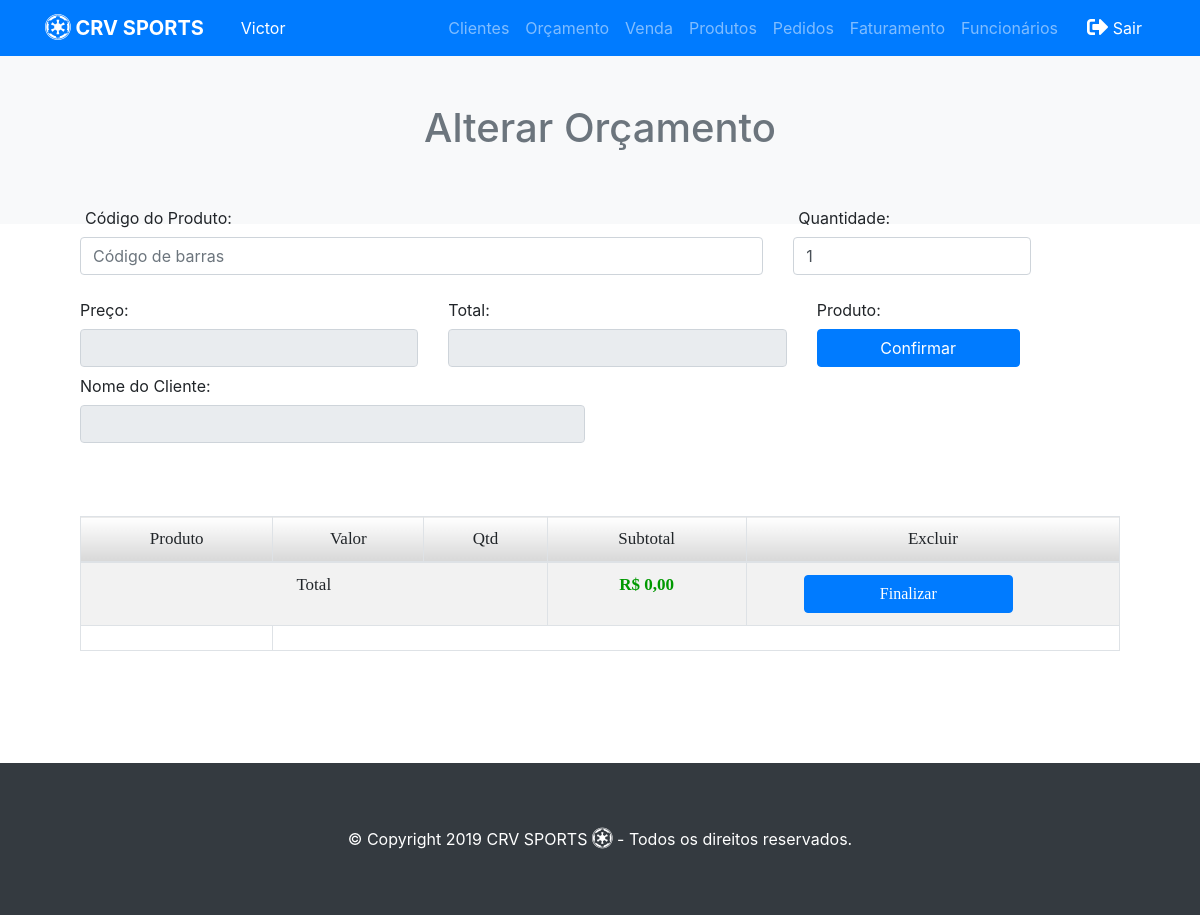
Page /crv/editaorcamentos.php?id=30 (signed in) on the earlier database version.
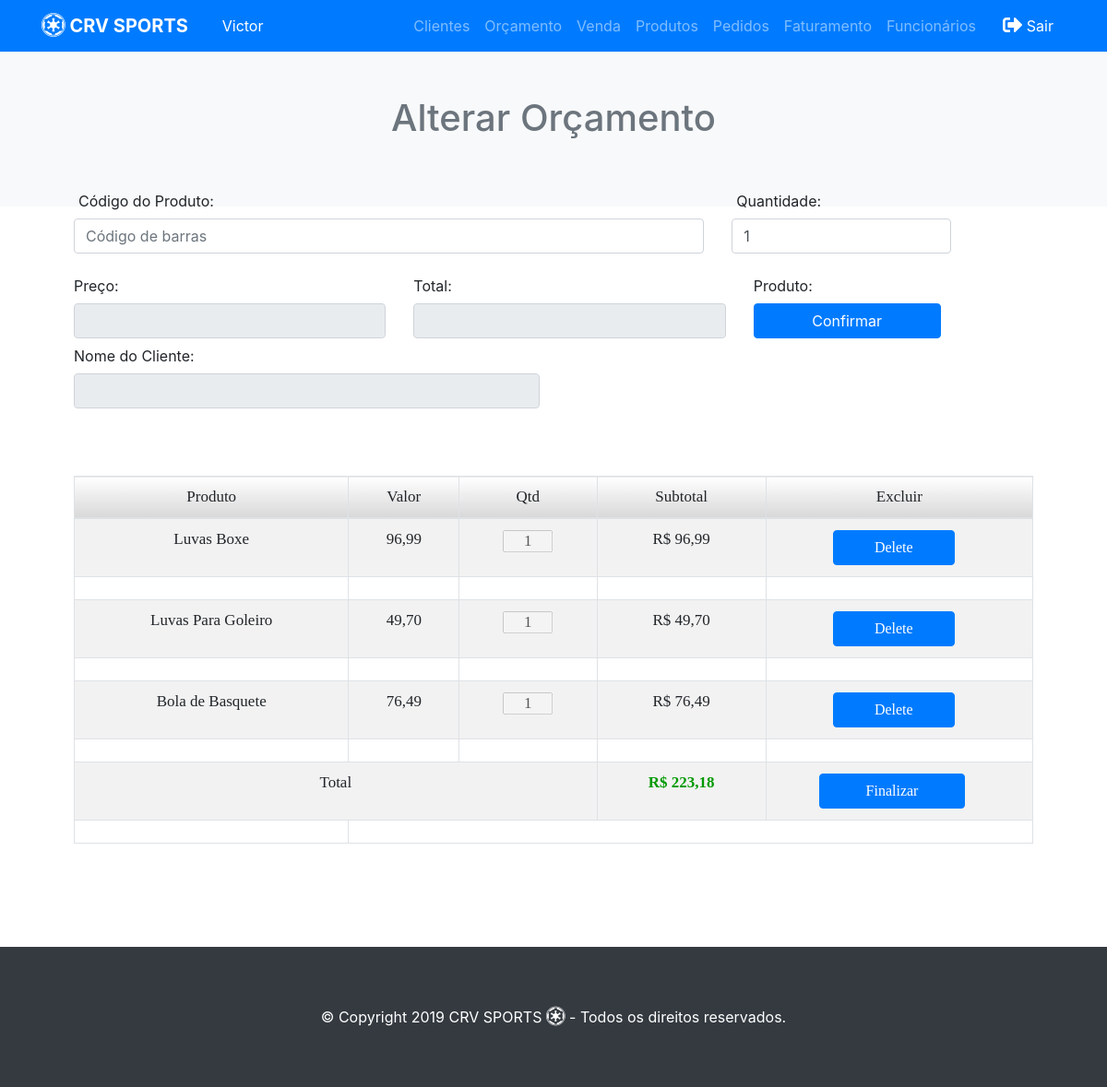
Same page on the later database version.
### tables this page shows
CREATE TABLE `pedido_produto` (
  `id_pedido` int(11) NOT NULL,
  `id_produto` int(11) NOT NULL,
  `quantidade` int(11) NOT NULL,
  `descricao` varchar(200) DEFAULT NULL,
  `preco` double DEFAULT NULL,
  `valor_total` double NOT NULL
);

CREATE TABLE `produto` (
  `id_produto` int(11) NOT NULL,
  `nome` varchar(50) NOT NULL,
  `preco` double NOT NULL,
  `descricao` varchar(120) DEFAULT NULL,
  `codigo_barras` varchar(50) NOT NULL,
  `quantidade` int(11) NOT NULL,
  `foto` varchar(200) NOT NULL
);

### crv/editaorcamentos.php (the view, shortened to what the changed rows need)
<?php
    require_once("../funcoes/conexao.php"); require_once("../funcoes/sessao.php");
?>
<!DOCTYPE html>
<html>
<head>
  <?php include '../funcoes/menu.php'; ?>
  <link rel="stylesheet" href="lib\fontawesome-free-5.8.1-web\css\all.css">
    <link href="css/style1.css" type="text/css" rel="stylesheet" />
</head>
<body>
<div class="py-5 text-center bg-light">
    <div class="container">
        <div class="row">
            <div class="col-md-12">
                <h1 class="pb-3 text-secondary">Alterar Orçamento</h1>
            </div>
        </div>
    </div>
</div>
    <div style="margin-top: -25px;" class="container">
        <form id="vendas" action="" method="post" enctype="multipart/form-data">
            <br/><br/><br/>
            <table class="table table-hover table-striped table-bordered" >
                <thead>
                    <tr>
                        <td>Produto</td>
                        <td>Valor</td>
                        <td>Qtd</td>
                        <td>Subtotal</td>
                        <td>Excluir</td>
                    </tr>
                </thead>
                <tbody id="content_retorno">
                    <?php
                        if(isset($_GET["id"])){
                            $idpedido = $_GET["id"];
                        }
                        $total = 0;
                        $query="SELECT * FROM `pedido_produto` WHERE `id_pedido` = $idpedido";
                        $resultado = mysqli_query($conecta, $query);
                        while($linha = mysqli_fetch_array($resultado)){
                            $idproduto =    $linha['id_produto'];
                            $qtd =          $linha['quantidade'];
                            $preco =        $linha['preco'];
                            $subTotal =     $linha['valor_total'];
                            $total +=       $subTotal;
                            $consulta = mysqli_query($conecta, "SELECT nome FROM PRODUTO WHERE ID_PRODUTO ='$idproduto'");
                            $resultado1 = mysqli_fetch_array($consulta);
                            $nomeProduto = $resultado1['nome'];
                            echo '<tr><td>'.utf8_encode($nomeProduto).'</td><td>'.number_format($preco, 2, ',', '.').'</td><td><input type="text" id="qtd" style="text-align: center;" disabled value="'.$qtd.'" size="3"  /></td>';
                            echo '<td>R$ '.number_format($subTotal, 2, ',', '.').'</td><td><div id="remover"><a type="form-control" class="form-control" style="cursor: pointer;width:50%;border-color:#007bff;background:#007bff;font:16px;color:white;text-align: center; margin-left: 60px;" id="'.$idproduto.'" >Delete</a></div></td></tr>';
                            echo '<tr><td><input type="hidden" id="" name="'.$idproduto.'id" value="'.$idproduto.'"></td>';
                            echo '<td><input type="hidden" id="" name="'.$idproduto.'preco" value="'.$preco.'"></td>';
                            echo '<td><input type="hidden" id="" name="'.$idproduto.'qtd" value="'.$qtd.'"></td>';
                            echo '<td><input type="hidden" id="" name="'.$idproduto.'subtotal" value="'.$subTotal.'"></td></tr>';
                        }
						echo '<tr><td colspan="3">Total</td><td id="total">R$ '.number_format($total, 2, ',','.').'</td>';
						echo '<td id="total"><button type="submit" class="form-control" id="enviarvenda" style="width:60%;border-color:#007bff;background:#007bff;font:16px;color:white;text-align: center; margin-left: 45px;">Finalizar</button></td></tr>';
                    ?>
                </tbody>
            </table>
        </form>
    </div>
<?php include 'footer.php'; ?>
</body>
</html>

Differences in the rows shown:
added pedido_produto: id_produto.nome "Luvas Boxe", preco "96,99", quantidade "1", valor_total "96,99"
added pedido_produto: id_produto.nome "Luvas Para Goleiro", preco "49,70", quantidade "1", valor_total "49,70"
added pedido_produto: id_produto.nome "Bola de Basquete", preco "76,49", quantidade "1", valor_total "76,49"
Other differences:
$total: "0,00" → "223,18"
